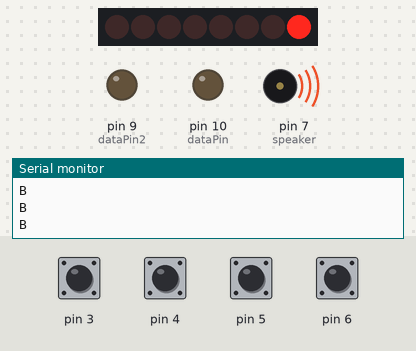
Bench run of a sketch on a simulated Arduino Uno, built with avr-gcc and run on an emulated ATmega328P. Parts: 8 shift-register outputs drawn as a row of LEDs (first output left, lit = HIGH), output pins drawn as LEDs (lit = HIGH), buzzer (waves = sounding), the last lines printed to the serial monitor. Wiring (inferred from the names in the program): shift register (74HC595): data pin 8; shift clock pin 11; latch pin 12. Wiring (inferred from the signals the program sends): row of LEDs: on Q0, Q1, Q2, Q3, Q4, Q5, Q6, Q7. The inputs (shaded band) are chosen by the test bench; at power-on: pin 3–6 HIGH. Pins used as bus, display or sensor lines are not drawn.

Above: at 1.2 s.
1.3 s: pin 3 pulled LOW for 0.15 s
At 2.3 s:
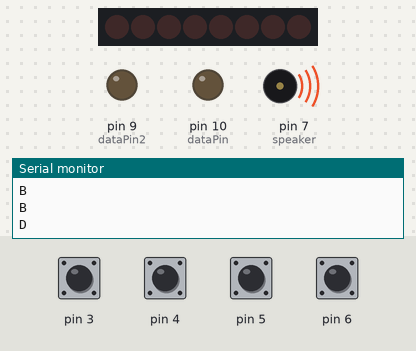
2.9 s: pin 4 pulled LOW for 0.15 s
4.5 s: pin 6 pulled LOW for 0.15 s
Timing chart, 0 to 7.5 s (numbered marks = the images above; inputs shaded):
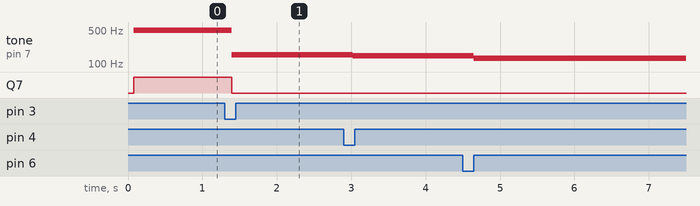

The sketch:

codigo_final.ino
```cpp
#include <CapacitiveSensor.h>

//Pin conectado a latch pin del 74HC595
const int latchPin = 12;
//Pin conectado a clock pin (SH_CP)
const int clockPin = 11;
////Pin conectado a Data in (DS)
const int dataPin = 10;
const int dataPin2 = 9;
const int dataPin3 = 8;


//crear un nuevo pin para los otros leds
#define speaker 7 // puerto de la bocina
int sensib = 200;

//CREAR LOS SENSORES
CapacitiveSensor   cs_1 = CapacitiveSensor(2,6);
CapacitiveSensor   cs_2 = CapacitiveSensor(2,5);
CapacitiveSensor   cs_3 = CapacitiveSensor(2,4);
CapacitiveSensor   cs_4 = CapacitiveSensor(2,3);
CapacitiveSensor   cs_5 = CapacitiveSensor(2,22);
CapacitiveSensor   cs_6 = CapacitiveSensor(2,23);
CapacitiveSensor   cs_7 = CapacitiveSensor(2,24);
CapacitiveSensor   cs_8 = CapacitiveSensor(2,25);
CapacitiveSensor   cs_9 = CapacitiveSensor(2,26);
CapacitiveSensor   cs_10 = CapacitiveSensor(2,27);
CapacitiveSensor   cs_11 = CapacitiveSensor(2,28);
CapacitiveSensor   cs_12 = CapacitiveSensor(2,29);
CapacitiveSensor   cs_13 = CapacitiveSensor(2,30);
CapacitiveSensor   cs_14 = CapacitiveSensor(2,31);
CapacitiveSensor   cs_15 = CapacitiveSensor(2,32);
CapacitiveSensor   cs_16 = CapacitiveSensor(2,33);
CapacitiveSensor   cs_17 = CapacitiveSensor(2,34);
CapacitiveSensor   cs_18 = CapacitiveSensor(2,35);
CapacitiveSensor   cs_19 = CapacitiveSensor(2,36);
CapacitiveSensor   cs_20 = CapacitiveSensor(2,37);
CapacitiveSensor   cs_21 = CapacitiveSensor(2,38);
CapacitiveSensor   cs_22 = CapacitiveSensor(2,39);
CapacitiveSensor   cs_23 = CapacitiveSensor(2,40);
CapacitiveSensor   cs_24 = CapacitiveSensor(2,41);

boolean noPress [] = {false, false, false, false, false, false, false, false, false, false, false, false, false, false, false, false, false, false, false, false, false, false, false, false,};

void setup() {
  Serial.begin(9600);
  pinMode(latchPin, OUTPUT);
  pinMode(clockPin, OUTPUT);
  pinMode(dataPin, OUTPUT);
  pinMode(dataPin2, OUTPUT);
  pinMode(dataPin3, OUTPUT);
}

void loop(){

  long start = millis();

  // Set the sensib of the sensors.
  long total[] ={cs_1.capacitiveSensor(30), cs_2.capacitiveSensor(30), cs_3.capacitiveSensor(30), cs_4.capacitiveSensor(30), cs_5.capacitiveSensor(30), cs_6.capacitiveSensor(30), cs_7.capacitiveSensor(30), cs_8.capacitiveSensor(30),
                cs_9.capacitiveSensor(30), cs_10.capacitiveSensor(30), cs_11.capacitiveSensor(30), cs_12.capacitiveSensor(30), cs_13.capacitiveSensor(30), cs_14.capacitiveSensor(30), cs_15.capacitiveSensor(30), cs_16.capacitiveSensor(30),
                cs_17.capacitiveSensor(30), cs_18.capacitiveSensor(30), cs_19.capacitiveSensor(30), cs_20.capacitiveSensor(30), cs_21.capacitiveSensor(30), cs_22.capacitiveSensor(30), cs_23.capacitiveSensor(30), cs_24.capacitiveSensor(30)};


//COMPARAR LOS VALORES CON LA SENSIBILIDAD Y SI ESTA PRESIONADO O NO

  if (total[0] >= sensib * 12 && noPress[0] == false) { ////////////////////////PARA LA TECLA 1
    tone(speaker, 131); //DO
    Serial.println('A');
    encender1(1); //led 1
    noPress[0] = true;
  }
  if (noPress[0] == true && total[0] <= sensib * 12) {
    apagar1();
    noPress[0] = false;
  }
  if (total[1] >= sensib * 12 && noPress[1] == false) { ////////////////////////PARA LA TECLA 2
    tone(speaker, 139);//DO#
    Serial.println('B');
    encender1(2); //led 2
    noPress[1] = true;
  }
  if (noPress[1] == true && total[1] <= sensib * 12) {
    apagar1();
    noPress[1] = false;
  }
  if (total[2] >= sensib * 12 && noPress[2] == false) { ////////////////////////PARA LA TECLA 3
    tone(speaker, 147);//RE
    Serial.println('C');
    encender1(4); //led 3
    noPress[2] = true;
  }
  if (noPress[2] == true && total[2] <= sensib * 12) {
    apagar1();
    noPress[2] = false;
  }
  if (total[3] >= sensib * 12 && noPress[3] == false) {////////////////////////PARA LA TECLA 4
    tone(speaker, 156);//RE#
    Serial.println('D');
    encender1(8); //led 4
    noPress[3] = true;
  }
  if (noPress[3] == true && total[3] <= sensib * 12) {
    apagar1();
    noPress[3] = false;
  }
  if (total[4] >= sensib * 12 && noPress[4] == false) { ////////////////////////para la tecla 5
    tone(speaker, 165);//MI
    Serial.println('E');
    encender1(16);//led 5
    noPress[4] = true;
  }
  if (noPress[4] == true && total[4] <= sensib * 12) {
    apagar1();
    noPress[4] = false;
  }
  if (total[5] >= sensib * 12 && noPress[5] == false) {//////////////////////////PARA LA TECLA 6
    tone(speaker, 175);//FA
    Serial.println('F');
    encender1(32); //led 6
    noPress[5] = true;
  }
  if (noPress[5] == true && total[5] <= sensib * 12) {
    apagar1();
    noPress[5] = false;
  }
  if (total[6] >= sensib * 12 && noPress[6] == false) {//////////////////////////PARA LA TECLA 7
    tone(speaker, 185);//FA#
    Serial.println('B');
    encender1(64); //led 7
    noPress[6] = true;
  }
  if (noPress[6] == true && total[6] <= sensib * 12) {
    apagar1();
    noPress[6] = false;
  }
  ///////////////////////////CAMBIAR NOTA Y FRECUENCIA y led/////////////////////////////////////////////////////////////////////////////////
  if (total[7] >= sensib * 12 && noPress[7] == false) {//////////////////////////PARA LA TECLA 8
    tone(speaker, 196);//SOL
    Serial.println('B');
    encender1(128); //led 8
    noPress[7] = true;
  }
  if (noPress[7] == true && total[7] <= sensib * 12) {
    apagar1();
    noPress[7] = false;
  }
  if (total[8] >= sensib * 12 && noPress[8] == false) {//////////////////////////PARA LA TECLA 9
    tone(speaker, 208);//SOL#
    Serial.println('B');
    encender2(1); //led 9
    noPress[8] = true;
  }
  if (noPress[8] == true && total[8] <= sensib * 12) {
    apagar2();
    noPress[8] = false;
  }
  if (total[9] >= sensib * 12 && noPress[9] == false) {//////////////////////////PARA LA TECLA 10
    tone(speaker, 220);//LA
    Serial.println('B');
    encender2(2);//led 10
    noPress[9] = true;
  }
  if (noPress[9] == true && total[9] <= sensib * 12) {
    apagar2();
    noPress[9] = false;
  }
  if (total[10] >= sensib * 12 && noPress[10] == false) {//////////////////////////PARA LA TECLA 11
    tone(speaker, 233.1);//LA#
    Serial.println('B');
    encender2(4);//led 11
    noPress[10] = true;
  }
  if (noPress[10] == true && total[10] <= sensib * 12) {
    apagar2();
    noPress[10] = false;
  }
  if (total[11] >= sensib * 12 && noPress[11] == false) {//////////////////////////PARA LA TECLA 12
    tone(speaker, 247);//SI
    Serial.println('B');
    encender2(8); //led 12
    noPress[11] = true;
  }
  if (noPress[11] == true && total[11] <= sensib * 12) {
    apagar2();
    noPress[11] = false;
  }
  if (total[12] >= sensib * 12 && noPress[12] == false) {//////////////////////////PARA LA TECLA 13
    tone(speaker, 262);//DO
    Serial.println('B');
    encender2(16);//led 13
    noPress[12] = true;
  }
  if (noPress[12] == true && total[12] <= sensib * 12) {
    apagar2();
    noPress[12] = false;
  }
  if (total[13] >= sensib * 12 && noPress[13] == false) {//////////////////////////PARA LA TECLA 14
    tone(speaker, 278);//DO#
    Serial.println('B');
    encender2(32); //led 14
    noPress[13] = true;
  }
  if (noPress[13] == true && total[13] <= sensib * 12) {
    apagar2();
    noPress[13] = false;
  }
  if (total[14] >= sensib * 12 && noPress[14] == false) {//////////////////////////PARA LA TECLA 15
    tone(speaker, 294);//RE
    Serial.println('B');
    encender2(64); //led 15
    noPress[14] = true;
  }
  if (noPress[14] == true && total[14] <= sensib * 12) {
    apagar2();
    noPress[14] = false;
  }
  if (total[15] >= sensib * 12 && noPress[15] == false) {//////////////////////////PARA LA TECLA 16
    tone(speaker, 312);//RE#
    Serial.println('B');
    encender2(128);//led 16
    noPress[15] = true;
  }
  if (noPress[15] == true && total[15] <= sensib * 12) {
    apagar2();
    noPress[15] = false;
  }
  if (total[16] >= sensib * 12 && noPress[16] == false) {//////////////////////////PARA LA TECLA 17
    tone(speaker, 330);//MI
    Serial.println('B');
    encender3(1); //led 17
    noPress[16] = true;
  }
  if (noPress[16] == true && total[16] <= sensib * 12) {
    apagar3();
    noPress[16] = false;
  }
  if (total[17] >= sensib * 12 && noPress[17] == false) {//////////////////////////PARA LA TECLA 18
    tone(speaker, 350);//FA
    Serial.println('B');
    encender3(2);//led 18
    noPress[17] = true;
  }
  if (noPress[17] == true && total[17] <= sensib * 12) {
    apagar3();
    noPress[17] = false;
  }
  if (total[18] >= sensib * 12 && noPress[18] == false) {//////////////////////////PARA LA TECLA 19
    tone(speaker, 370);//FA#
    Serial.println('B');
    encender3(4);//led 19
    noPress[18] = true;
  }
  if (noPress[18] == true && total[18] <= sensib * 12) {
    apagar3();
    noPress[18] = false;
  }
  if (total[19] >= sensib * 12 && noPress[19] == false) {//////////////////////////PARA LA TECLA 20
    tone(speaker, 392);//SOL
    Serial.println('B');
    encender3(8); //led 20
    noPress[19] = true;
  }
  if (noPress[19] == true && total[19] <= sensib * 12) {
    apagar3();
    noPress[19] = false;
  }
  if (total[20] >= sensib * 12 && noPress[20] == false) {//////////////////////////PARA LA TECLA 21
    tone(speaker, 416);//SOL#
    Serial.println('B');
    encender3(16);//led 21
    noPress[20] = true;
  }
  if (noPress[20] == true && total[20] <= sensib * 12) {
    apagar3();
    noPress[20] = false;
  }
  if (total[21] >= sensib * 12 && noPress[21] == false) {//////////////////////////PARA LA TECLA 22
    tone(speaker, 440);//LA
    Serial.println('B');
    encender3(32); //led 22
    noPress[21] = true;
  }
  if (noPress[21] == true && total[21] <= sensib * 12) {
    apagar3();
    noPress[21] = false;
  }
  if (total[22] >= sensib * 12 && noPress[22] == false) {//////////////////////////PARA LA TECLA 23
    tone(speaker, 466);//LA#
    Serial.println('B');
    encender3(64); //led 23
    noPress[22] = true;
  }
  if (noPress[22] == true && total[22] <= sensib * 12) {
    apagar3();
    noPress[22] = false;
  }
  if (total[23] >= sensib * 12 && noPress[23] == false) {//////////////////////////PARA LA TECLA 24
    tone(speaker, 494);//SI
    Serial.println('B');
    encender3(128); //led 24
    noPress[23] = true;
  }
  if (noPress[23] == true && total[23] <= sensib * 12) {
    apagar3();
    noPress[23] = false;
  }


  if (total[0] <= 500  &  total[1] <= 500  &  total[2] <= 500 & total[3] <= 500  &  total[4] <= 500  &  total[5] <= 500 &  total[6] <= 500 &
      total[7] <= 500  &  total[8] <= 500  &  total[9] <= 500 & total[10] <= 500  &  total[11] <= 500  &  total[12] <= 500 &  total[13] <= 500 &
      total[14] <= 500  &  total[15] <= 500  &  total[16] <= 500 & total[17] <= 500  &  total[18] <= 500  &  total[19] <= 500 &  total[20] <= 500 &
      total[21] <= 500  &  total[22] <= 500  &  total[23] <= 500)
    noTone(speaker);


  delay(5);
}


void encender1(int num) {
  digitalWrite(latchPin, LOW);
  shiftOut(dataPin, clockPin, MSBFIRST, num);
  digitalWrite(latchPin, HIGH);
}
void apagar1() {
  digitalWrite(latchPin, LOW);
  shiftOut(dataPin, clockPin, MSBFIRST, 0);
  digitalWrite(latchPin, HIGH);
}
void encender2(int num) {
  digitalWrite(latchPin, LOW);
  shiftOut(dataPin2, clockPin, MSBFIRST, num);
  digitalWrite(latchPin, HIGH);
}
void apagar2() {
  digitalWrite(latchPin, LOW);
  shiftOut(dataPin2, clockPin, MSBFIRST, 0);
  digitalWrite(latchPin, HIGH);
}
void encender3(int num) {
  digitalWrite(latchPin, LOW);
  shiftOut(dataPin3, clockPin, MSBFIRST, num);
  digitalWrite(latchPin, HIGH);
}
void apagar3() {
  digitalWrite(latchPin, LOW);
  shiftOut(dataPin3, clockPin, MSBFIRST, 0);
  digitalWrite(latchPin, HIGH);
}
```

Measured:
- after the input at 1.3 s, tone on pin 7 (speaker): 494 Hz → 156 Hz after 0.09 s; Q7: HIGH → LOW after 0.09 s
- after the input at 2.9 s, tone on pin 7 (speaker): 156 Hz → 147 Hz after 0.12 s
- after the input at 4.5 s, tone on pin 7 (speaker): 147 Hz → 131 Hz after 0.15 s
